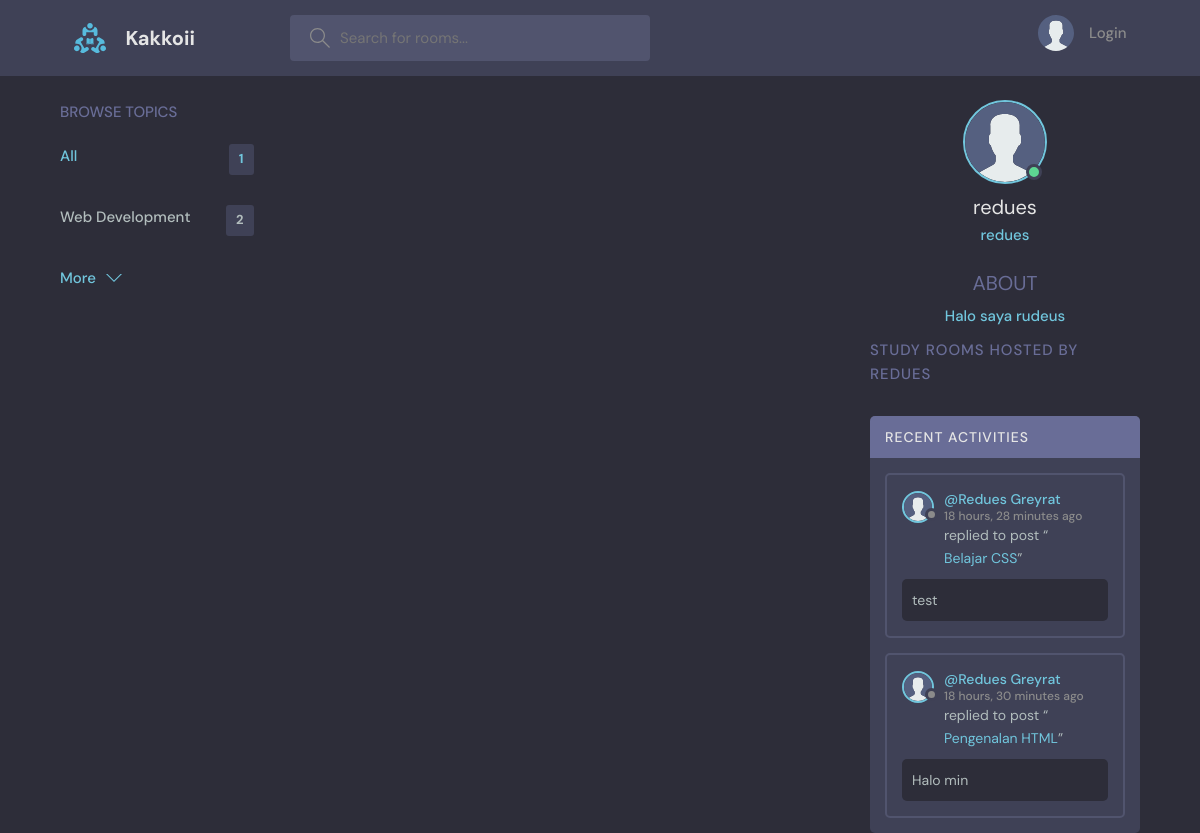
The app's page /profile/2/ with its own data.
### base/models.py (models this page shows, shortened)
class Topic(models.Model):
    name = models.CharField(max_length=200)

class User(AbstractUser):
    name = models.CharField(max_length=200, null=True)
    email = models.EmailField(unique=True, null=True)
    bio = models.TextField(null=True)
    avatar = models.ImageField(null=True, default="avatar.svg")
    USERNAME_FIELD = 'email'
    REQUIRED_FIELDS = []

class Message(models.Model):
    user = models.ForeignKey(User, on_delete=models.CASCADE)
    room = models.ForeignKey(Room, on_delete=models.CASCADE)
    body = models.TextField()
    updated = models.DateTimeField(auto_now=True)
    created = models.DateTimeField(auto_now_add=True)
    class Meta:
        ordering = ['-updated', '-created']

class Room(models.Model):
    host =  models.ForeignKey(User, on_delete=models.SET_NULL, null=True)
    topic = models.ForeignKey(Topic, on_delete=models.SET_NULL, null=True)
    name = models.CharField(max_length=200)
    description = models.TextField(null=True, blank=True)
    participants = models.ManyToManyField(User, related_name='participants', blank=True)
    updated = models.DateTimeField(auto_now=True)
    created = models.DateTimeField(auto_now_add=True)
    class Meta:
        ordering = ['-updated', '-created']
    def __str__(self):
        return self.name

### base/views.py (the view)
# urls.py: path('profile/<str:pk>/', views.userProfile, name="user-profile"),
def userProfile(request, pk):
    user = User.objects.get(id=pk)
    rooms = user.room_set.all()
    room_messages = user.message_set.all()
    topics = Topic.objects.all()
    context = {'user': user, 'rooms':rooms, 'room_messages':room_messages, 'topics':topics}
    return render(request, 'base/profile.html', context)

### base/templates/base/profile.html (shortened to what this page needs)
{% extends 'main.html' %}
{% block content %}
  <main class="profile-page layout layout--3">
    <div class="container">
      {% include 'base/topics_component.html' %}
      <div class="roomList">
        <div class="profile">
          <div class="profile__avatar">
            <div class="avatar avatar--large active">
              <img src="{{user.avatar.url}}" />
            </div>
          </div>
          <div class="profile__info">
            <h3>{{user.username}}</h3>
            <p>{{user.username}}</p>
          <div class="profile__about">
            <h3>About</h3>
            <p>
                {{user.bio}}
            </p>
          </div>
        </div>
        <div class="roomList__header">
          <div>
            <h2>Study Rooms Hosted by {{user.username}}</a>
            </h2>
          </div>
        </div>
        </div>
      {% include 'base/activity_component.html' %}
    </div>
  </main>
{% endblock content %}

### templates/main.html (shortened to what this page needs)
<!DOCTYPE html>
{% load static %}
<html lang="en">
  <head>
    <link rel="stylesheet" href="{% static 'styles/style.css' %}" />
  </head>
  <body>
    {% include 'navbar.html' %}  {% block content %} {% endblock %}
  </body>
</html>

### templates/navbar.html (shortened to what this page needs)
{% load static %}
<header class="header header--loggedIn">
  <div class="container">
    <a href="{% url 'home' %}" class="header__logo">
      <img src="{% static 'images/logo.svg' %}" />
      <h1>Kakkoii</h1>
    </a>
    <form class="header__search" method="GET" action="{% url 'home' %}">
      <label>
        <input name="q" placeholder="Search for rooms..." />
      </label>
    </form>
    <nav class="header__menu">
        {% if request.user.is_authenticated %}
      <div class="header__user">
        <a href="{% url 'user-profile' user.id %}">
          <div class="avatar avatar--medium active">
            <img src="{{request.user.avatar.url}}" />
          </div>
          <p>
            {{request.user.username}} <span>{{request.user.username}}</span>
          </p>
        </a>
        <button class="dropdown-button">
          <svg
            version="1.1"
            xmlns="http://www.w3.org/2000/svg"
            width="32"
            height="32"
            viewBox="0 0 32 32"
          >
            <title>chevron-down</title>
            <path d="M16 21l-13-13h-3l16 16 16-16h-3l-13 13z"></path>
          </svg>
        </button>
      </div>
      {% else %}
      <a href="{% url 'login' %}">
          <img src="{% static 'images/avatar.svg' %}" />
          <p>Login</p>
        </a>
        {% endif %}
    </nav>
  </div>
</header>

### base/templates/base/topics_component.html
<div class="topics">
  <div class="topics__header">
    <h2>Browse Topics</h2>
  </div>
  <ul class="topics__list">
    <li>
      <a href="{% url 'home' %}" class="active">All <span>{{topics.count}}</span></a>
    </li>
    {% for topic in topics %}
    <li>
      <a href="{% url 'home' %}?q={{topic.name}}">{{topic.name}}<span>{{topic.room_set.all.count}}</span></a>
    </li>
    {% endfor %}
  <a class="btn btn--link" href="{% url 'topics' %}">
    More
    <svg
      version="1.1"
      xmlns="http://www.w3.org/2000/svg"
      width="32"
      height="32"
      viewBox="0 0 32 32"
    >
      <title>chevron-down</title>
      <path d="M16 21l-13-13h-3l16 16 16-16h-3l-13 13z"></path>
    </svg>
  </a>
</div>

### base/templates/base/activity_component.html (shortened to what this page needs)
<div class="activities">
  <div class="activities__header">
    <h2>Recent Activities</h2>
  </div>
  {% for message in room_messages %}
  <div class="activities__box">
    <div class="activities__boxHeader roomListRoom__header">
      <a
        href="{% url 'user-profile' message.user.id %}"
        class="roomListRoom__author"
      >
        <div class="avatar avatar--small">
          <img src="{{message.user.avatar.url}}" />
        </div>
        <p>
          @{{message.user.name}}
          <span>{{message.created|timesince}} ago</span>
        </p>
      </a>
    </div>
    <div class="activities__boxContent">
      <p>
        replied to post “<a href="{% url 'room' message.room.id %}"
          >{{message.room}}</a
        >”
      </p>
      <div class="activities__boxRoomContent">{{message.body}}</div>
    </div>
  </div>
  {% endfor %}
</div>

### records on screen
Topic: name "Web Development", room_set.all.count "2"
User: avatar (placeholder picture), username "redues", bio "Halo saya rudeus", username "REDUES"
Message: user.avatar (placeholder picture), user.name "Redues Greyrat", created "18 hours, 28 minutes", room "Belajar CSS", body "test"
Message: user.avatar (placeholder picture), user.name "Redues Greyrat", created "18 hours, 30 minutes", room "Pengenalan HTML", body "Halo min"

### other values on screen
{{ topics.count }} "1"
